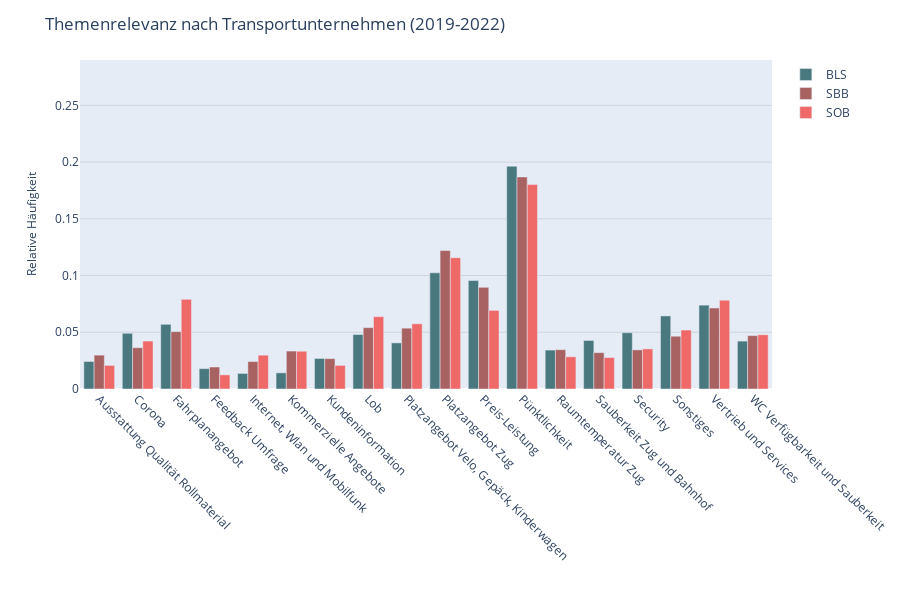

The cell this chart's notebook holds for it:
### Code cell
barchart_ft_tu = create_grouped_barchart(df_ft_tu,
                                         x_col="CustomName",
                                         y_col="relative_count",
                                         color_col="ft_tu",
                                         color_discrete_sequence=color_discrete_sequence,
                                         title="Themenrelevanz nach Transportunternehmen (2019-2022)",
                                         xaxis_title='',
                                         yaxis_title='Relative Häufigkeit',
                                         legend_title='',
                                         template=template,
                                         path=path,
                                        filename="Themenrelevanz_Tu")

### Figure 1 — Plotly figure (JSON) as saved in the notebook; plotly's stock layout.template omitted (floating-point values rounded to 4 significant figures)
{"data": [{"alignmentgroup": "True", "customdata": [["BLS"], ["BLS"], ["BLS"], ["BLS"], ["BLS"], ["BLS"], ["BLS"], ["BLS"], ["BLS"], ["BLS"], ["BLS"], ["BLS"], ["BLS"], ["BLS"], ["BLS"], ["BLS"], ["BLS"], ["BLS"]], "hovertemplate": "ft_tu=%{customdata[0]}<br>CustomName=%{x}<br>relative_count=%{y}<extra></extra>", "legendgroup": "BLS", "marker": {"color": "#49787F", "pattern": {"shape": ""}}, "name": "BLS", "offsetgroup": "BLS", "orientation": "v", "showlegend": true, "textposition": "auto", "type": "bar", "x": ["Ausstattung Qualität Rollmaterial", "Corona", "Fahrplanangebot", "Feedback Umfrage", "Internet, Wlan und Mobilfunk", "Kommerzielle Angebote", "Kundeninformation", "Lob", "Platzangebot Velo, Gepäck, Kinderwagen", "Platzangebot Zug", "Preis-Leistung", "Pünktlichkeit", "Raumtemperatur Zug", "Sauberkeit Zug und Bahnhof", "Security", "Sonstiges", "Vertrieb und Services", "WC Verfügbarkeit und Sauberkeit"], "xaxis": "x", "y": [0.02429, 0.0491, 0.05702, 0.01795, 0.01373, 0.01426, 0.02693, 0.04805, 0.04065, 0.1024, 0.09556, 0.1964, 0.03432, 0.04277, 0.04963, 0.06441, 0.07392, 0.04224], "yaxis": "y"}, {"alignmentgroup": "True", "customdata": [["SBB"], ["SBB"], ["SBB"], ["SBB"], ["SBB"], ["SBB"], ["SBB"], ["SBB"], ["SBB"], ["SBB"], ["SBB"], ["SBB"], ["SBB"], ["SBB"], ["SBB"], ["SBB"], ["SBB"], ["SBB"]], "hovertemplate": "ft_tu=%{customdata[0]}<br>CustomName=%{x}<br>relative_count=%{y}<extra></extra>", "legendgroup": "SBB", "marker": {"color": "#A96262", "pattern": {"shape": ""}}, "name": "SBB", "offsetgroup": "SBB", "orientation": "v", "showlegend": true, "textposition": "auto", "type": "bar", "x": ["Ausstattung Qualität Rollmaterial", "Corona", "Fahrplanangebot", "Feedback Umfrage", "Internet, Wlan und Mobilfunk", "Kommerzielle Angebote", "Kundeninformation", "Lob", "Platzangebot Velo, Gepäck, Kinderwagen", "Platzangebot Zug", "Preis-Leistung", "Pünktlichkeit", "Raumtemperatur Zug", "Sauberkeit Zug und Bahnhof", "Security", "Sonstiges", "Vertrieb und Services", "WC Verfügbarkeit und Sauberkeit"], "xaxis": "x", "y": [0.02984, 0.03641, 0.05056, 0.01937, 0.02421, 0.03343, 0.02677, 0.05408, 0.05364, 0.122, 0.0896, 0.1869, 0.03468, 0.03205, 0.03449, 0.04653, 0.07141, 0.04707], "yaxis": "y"}, {"alignmentgroup": "True", "customdata": [["SOB"], ["SOB"], ["SOB"], ["SOB"], ["SOB"], ["SOB"], ["SOB"], ["SOB"], ["SOB"], ["SOB"], ["SOB"], ["SOB"], ["SOB"], ["SOB"], ["SOB"], ["SOB"], ["SOB"], ["SOB"]], "hovertemplate": "ft_tu=%{customdata[0]}<br>CustomName=%{x}<br>relative_count=%{y}<extra></extra>", "legendgroup": "SOB", "marker": {"color": "#F06969", "pattern": {"shape": ""}}, "name": "SOB", "offsetgroup": "SOB", "orientation": "v", "showlegend": true, "textposition": "auto", "type": "bar", "x": ["Ausstattung Qualität Rollmaterial", "Corona", "Fahrplanangebot", "Feedback Umfrage", "Internet, Wlan und Mobilfunk", "Kommerzielle Angebote", "Kundeninformation", "Lob", "Platzangebot Velo, Gepäck, Kinderwagen", "Platzangebot Zug", "Preis-Leistung", "Pünktlichkeit", "Raumtemperatur Zug", "Sauberkeit Zug und Bahnhof", "Security", "Sonstiges", "Vertrieb und Services", "WC Verfügbarkeit und Sauberkeit"], "xaxis": "x", "y": [0.02079, 0.04227, 0.079, 0.01247, 0.0298, 0.03326, 0.02079, 0.06376, 0.05752, 0.1157, 0.0693, 0.1802, 0.02841, 0.02772, 0.03534, 0.05198, 0.07831, 0.04782], "yaxis": "y"}], "layout": {"barmode": "group", "height": 600, "legend": {"title": {"text": ""}, "tracegroupgap": 0}, "margin": {"t": 60}, "title": {"text": "Themenrelevanz nach Transportunternehmen (2019-2022)"}, "width": 900, "xaxis": {"anchor": "y", "automargin": true, "domain": [0, 1], "showgrid": false, "tickangle": 45, "tickfont": {"size": 12}, "tickmode": "array", "ticktext": ["Ausstattung Qualität Rollmaterial", "Corona", "Fahrplanangebot", "Feedback Umfrage", "Internet, Wlan und Mobilfunk", "Kommerzielle Angebote", "Kundeninformation", "Lob", "Platzangebot Velo, Gepäck, Kinderwagen", "Platzangebot Zug", "Preis-Leistung", "Pünktlichkeit", "Raumtemperatur Zug", "Sauberkeit Zug und Bahnhof", "Security", "Sonstiges", "Vertrieb und Services", "WC Verfügbarkeit und Sauberkeit", "Ausstattung Qualität Rollmaterial", "Corona", "Fahrplanangebot", "Feedback Umfrage", "Internet, Wlan und Mobilfunk", "Kommerzielle Angebote", "Kundeninformation", "Lob", "Platzangebot Velo, Gepäck, Kinderwagen", "Platzangebot Zug", "Preis-Leistung", "Pünktlichkeit", "Raumtemperatur Zug", "Sauberkeit Zug und Bahnhof", "Security", "Sonstiges", "Vertrieb und Services", "WC Verfügbarkeit und Sauberkeit", "Ausstattung Qualität Rollmaterial", "Corona", "Fahrplanangebot", "Feedback Umfrage", "Internet, Wlan und Mobilfunk", "Kommerzielle Angebote", "Kundeninformation", "Lob", "Platzangebot Velo, Gepäck, Kinderwagen", "Platzangebot Zug", "Preis-Leistung", "Pünktlichkeit", "Raumtemperatur Zug", "Sauberkeit Zug und Bahnhof", "Security", "Sonstiges", "Vertrieb und Services", "WC Verfügbarkeit und Sauberkeit"], "tickvals": [0, 1, 2, 3, 4, 5, 6, 7, 8, 9, 10, 11, 12, 13, 14, 15, 16, 17, 18, 19, 20, 21, 22, 23, 24, 25, 26, 27, 28, 29, 30, 31, 32, 33, 34, 35, 36, 37, 38, 39, 40, 41, 42, 43, 44, 45, 46, 47, 48, 49, 50, 51, 52, 53], "tickwidth": 1, "title": {"text": ""}}, "yaxis": {"anchor": "x", "domain": [0, 1], "gridcolor": "rgba(0,0,0,0.1)", "gridwidth": 1, "range": [0, 0.29], "showgrid": true, "title": {"font": {"size": 12}, "text": "Relative Häufigkeit"}}}}
